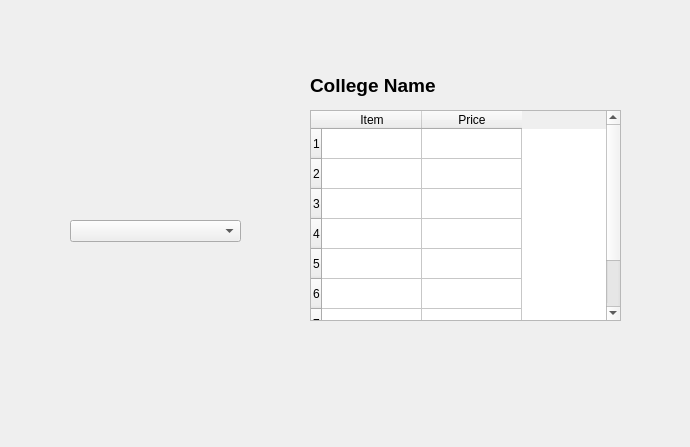
<?xml version="1.0" encoding="UTF-8"?>
<ui version="4.0">
 <class>displaySouvenirs</class>
 <widget class="QWidget" name="displaySouvenirs">
  <property name="geometry">
   <rect>
    <x>0</x>
    <y>0</y>
    <width>690</width>
    <height>447</height>
   </rect>
  </property>
  <property name="windowTitle">
   <string>Form</string>
  </property>
  <widget class="QComboBox" name="comboBox">
   <property name="geometry">
    <rect>
     <x>70</x>
     <y>220</y>
     <width>171</width>
     <height>22</height>
    </rect>
   </property>
  </widget>
  <widget class="QTableWidget" name="tableWidget">
   <property name="geometry">
    <rect>
     <x>310</x>
     <y>110</y>
     <width>311</width>
     <height>211</height>
    </rect>
   </property>
   <property name="sizeAdjustPolicy">
    <enum>QAbstractScrollArea::AdjustToContentsOnFirstShow</enum>
   </property>
   <property name="showGrid">
    <bool>true</bool>
   </property>
   <property name="rowCount">
    <number>8</number>
   </property>
   <row/>
   <row/>
   <row/>
   <row/>
   <row/>
   <row/>
   <row/>
   <row/>
   <column>
    <property name="text">
     <string>Item</string>
    </property>
   </column>
   <column>
    <property name="text">
     <string>Price</string>
    </property>
   </column>
  </widget>
  <widget class="QLabel" name="label">
   <property name="geometry">
    <rect>
     <x>310</x>
     <y>70</y>
     <width>311</width>
     <height>31</height>
    </rect>
   </property>
   <property name="text">
    <string>&lt;html&gt;&lt;head/&gt;&lt;body&gt;&lt;p&gt;&lt;span style=&quot; font-size:14pt; font-weight:700;&quot;&gt;College Name&lt;/span&gt;&lt;/p&gt;&lt;/body&gt;&lt;/html&gt;</string>
   </property>
   <property name="scaledContents">
    <bool>false</bool>
   </property>
  </widget>
 </widget>
 <resources/>
 <connections/>
</ui>
